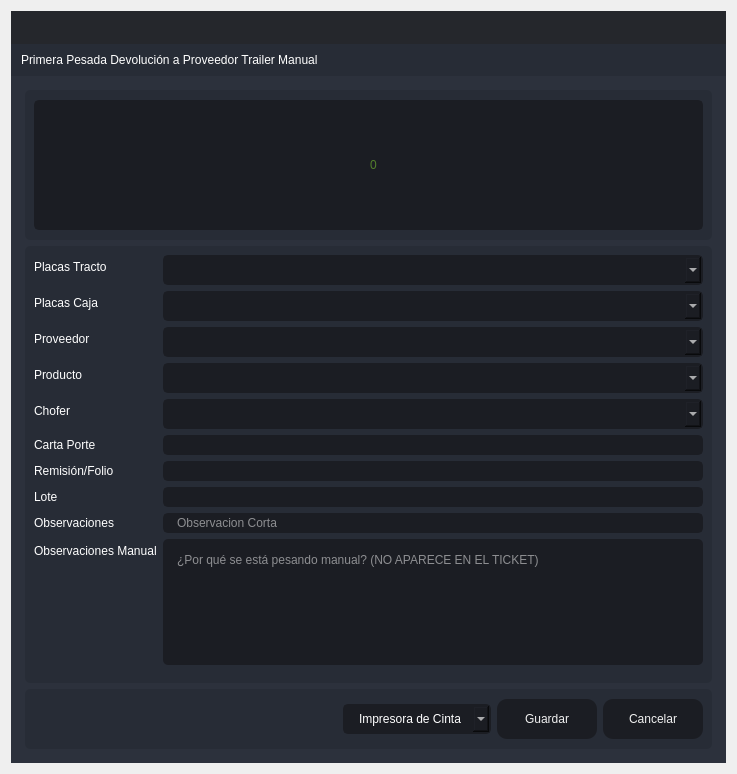
<?xml version="1.0" encoding="UTF-8"?>
<ui version="4.0">
 <class>PrimeraPTA</class>
 <widget class="QDialog" name="PrimeraPTA">
  <property name="windowModality">
   <enum>Qt::ApplicationModal</enum>
  </property>
  <property name="geometry">
   <rect>
    <x>0</x>
    <y>0</y>
    <width>737</width>
    <height>774</height>
   </rect>
  </property>
  <property name="minimumSize">
   <size>
    <width>737</width>
    <height>774</height>
   </size>
  </property>
  <property name="maximumSize">
   <size>
    <width>737</width>
    <height>774</height>
   </size>
  </property>
  <property name="windowTitle">
   <string>Primera Pesada Devolución a Proveedor Trailer Manual</string>
  </property>
  <layout class="QVBoxLayout" name="verticalLayout_6">
   <item>
    <widget class="QFrame" name="frame_main">
     <property name="styleSheet">
      <string notr="true">/* LINE EDIT */
QLineEdit {
	background-color: rgb(27, 29, 35);
	border-radius: 5px;
	border: 2px solid rgb(27, 29, 35);
	padding-left: 10px;
}
QLineEdit:hover {
	border: 2px solid rgb(64, 71, 88);
}
QLineEdit:focus {
	border: 2px solid rgb(91, 101, 124);
}

/* SCROLL BARS */
QScrollBar:horizontal {
    border: none;
    background: rgb(52, 59, 72);
    height: 14px;
    margin: 0px 21px 0 21px;
	border-radius: 0px;
}
QScrollBar::handle:horizontal {
    background: rgb(85, 170, 255);
    min-width: 25px;
	border-radius: 7px
}
QScrollBar::add-line:horizontal {
    border: none;
    background: rgb(55, 63, 77);
    width: 20px;
	border-top-right-radius: 7px;
    border-bottom-right-radius: 7px;
    subcontrol-position: right;
    subcontrol-origin: margin;
}
QScrollBar::sub-line:horizontal {
    border: none;
    background: rgb(55, 63, 77);
    width: 20px;
	border-top-left-radius: 7px;
    border-bottom-left-radius: 7px;
    subcontrol-position: left;
    subcontrol-origin: margin;
}
QScrollBar::up-arrow:horizontal, QScrollBar::down-arrow:horizontal
{
     background: none;
}
QScrollBar::add-page:horizontal, QScrollBar::sub-page:horizontal
{
     background: none;
}
 QScrollBar:vertical {
	border: none;
    background: rgb(52, 59, 72);
    width: 14px;
    margin: 21px 0 21px 0;
	border-radius: 0px;
 }
 QScrollBar::handle:vertical {	
	background: rgb(85, 170, 255);
    min-height: 25px;
	border-radius: 7px
 }
 QScrollBar::add-line:vertical {
     border: none;
    background: rgb(55, 63, 77);
     height: 20px;
	border-bottom-left-radius: 7px;
    border-bottom-right-radius: 7px;
     subcontrol-position: bottom;
     subcontrol-origin: margin;
 }
 QScrollBar::sub-line:vertical {
	border: none;
    background: rgb(55, 63, 77);
     height: 20px;
	border-top-left-radius: 7px;
    border-top-right-radius: 7px;
     subcontrol-position: top;
     subcontrol-origin: margin;
 }
 QScrollBar::up-arrow:vertical, QScrollBar::down-arrow:vertical {
     background: none;
 }

 QScrollBar::add-page:vertical, QScrollBar::sub-page:vertical {
     background: none;
 }

/* CHECKBOX */
QCheckBox::indicator {
    border: 3px solid rgb(52, 59, 72);
	width: 15px;
	height: 15px;
	border-radius: 10px;
    background: rgb(44, 49, 60);
}
QCheckBox::indicator:hover {
    border: 3px solid rgb(58, 66, 81);
}
QCheckBox::indicator:checked {
    background: 3px solid rgb(52, 59, 72);
	border: 3px solid rgb(52, 59, 72);	
	background-image: url(:/16x16/icons/16x16/cil-check-alt.png);
}

/* RADIO BUTTON */
QRadioButton::indicator {
    border: 3px solid rgb(52, 59, 72);
	width: 15px;
	height: 15px;
	border-radius: 10px;
    background: rgb(44, 49, 60);
}
QRadioButton::indicator:hover {
    border: 3px solid rgb(58, 66, 81);
}
QRadioButton::indicator:checked {
    background: 3px solid rgb(94, 106, 130);
	border: 3px solid rgb(52, 59, 72);	
}

/* COMBOBOX */
QComboBox{
	background-color: rgb(27, 29, 35);
	border-radius: 5px;
	border: 2px solid rgb(27, 29, 35);
	padding: 5px;
	padding-left: 10px;
}
QComboBox:hover{
	border: 2px solid rgb(64, 71, 88);
}
QComboBox::drop-down {
	subcontrol-origin: padding;
	subcontrol-position: top right;
	width: 25px; 
	border-left-width: 3px;
	border-left-color: rgba(39, 44, 54, 150);
	border-left-style: solid;
	border-top-right-radius: 3px;
	border-bottom-right-radius: 3px;	
	background-image: url(:/16x16/icons/16x16/cil-arrow-bottom.png);
	background-position: center;
	background-repeat: no-reperat;
 }
QComboBox QAbstractItemView {
	color: rgb(85, 170, 255);	
	background-color: rgb(27, 29, 35);
	padding: 10px;
	selection-background-color: rgb(39, 44, 54);
}

/* SLIDERS */
QSlider::groove:horizontal {
    border-radius: 9px;
    height: 18px;
	margin: 0px;
	background-color: rgb(52, 59, 72);
}
QSlider::groove:horizontal:hover {
	background-color: rgb(55, 62, 76);
}
QSlider::handle:horizontal {
    background-color: rgb(85, 170, 255);
    border: none;
    height: 18px;
    width: 18px;
    margin: 0px;
	border-radius: 9px;
}
QSlider::handle:horizontal:hover {
    background-color: rgb(105, 180, 255);
}
QSlider::handle:horizontal:pressed {
    background-color: rgb(65, 130, 195);
}

QSlider::groove:vertical {
    border-radius: 9px;
    width: 18px;
    margin: 0px;
	background-color: rgb(52, 59, 72);
}
QSlider::groove:vertical:hover {
	background-color: rgb(55, 62, 76);
}
QSlider::handle:vertical {
    background-color: rgb(85, 170, 255);
	border: none;
    height: 18px;
    width: 18px;
    margin: 0px;
	border-radius: 9px;
}
QSlider::handle:vertical:hover {
    background-color: rgb(105, 180, 255);
}
QSlider::handle:vertical:pressed {
    background-color: rgb(65, 130, 195);
}

</string>
     </property>
     <property name="frameShape">
      <enum>QFrame::NoFrame</enum>
     </property>
     <property name="frameShadow">
      <enum>QFrame::Raised</enum>
     </property>
     <layout class="QVBoxLayout" name="verticalLayout">
      <property name="spacing">
       <number>0</number>
      </property>
      <property name="leftMargin">
       <number>0</number>
      </property>
      <property name="topMargin">
       <number>0</number>
      </property>
      <property name="rightMargin">
       <number>0</number>
      </property>
      <property name="bottomMargin">
       <number>0</number>
      </property>
      <item>
       <widget class="QFrame" name="frame_top">
        <property name="minimumSize">
         <size>
          <width>0</width>
          <height>65</height>
         </size>
        </property>
        <property name="maximumSize">
         <size>
          <width>16777215</width>
          <height>65</height>
         </size>
        </property>
        <property name="styleSheet">
         <string notr="true">background-color: transparent;</string>
        </property>
        <property name="frameShape">
         <enum>QFrame::NoFrame</enum>
        </property>
        <property name="frameShadow">
         <enum>QFrame::Raised</enum>
        </property>
        <layout class="QHBoxLayout" name="horizontalLayout_3">
         <property name="spacing">
          <number>0</number>
         </property>
         <property name="leftMargin">
          <number>0</number>
         </property>
         <property name="topMargin">
          <number>0</number>
         </property>
         <property name="rightMargin">
          <number>0</number>
         </property>
         <property name="bottomMargin">
          <number>0</number>
         </property>
         <item>
          <widget class="QFrame" name="frame_toggle">
           <property name="maximumSize">
            <size>
             <width>70</width>
             <height>16777215</height>
            </size>
           </property>
           <property name="styleSheet">
            <string notr="true">background-color: rgb(27, 29, 35);</string>
           </property>
           <property name="frameShape">
            <enum>QFrame::NoFrame</enum>
           </property>
           <property name="frameShadow">
            <enum>QFrame::Raised</enum>
           </property>
           <layout class="QVBoxLayout" name="verticalLayout_3">
            <property name="spacing">
             <number>0</number>
            </property>
            <property name="leftMargin">
             <number>0</number>
            </property>
            <property name="topMargin">
             <number>0</number>
            </property>
            <property name="rightMargin">
             <number>0</number>
            </property>
            <property name="bottomMargin">
             <number>0</number>
            </property>
           </layout>
          </widget>
         </item>
         <item>
          <widget class="QFrame" name="frame_top_right">
           <property name="styleSheet">
            <string notr="true">background: transparent;</string>
           </property>
           <property name="frameShape">
            <enum>QFrame::NoFrame</enum>
           </property>
           <property name="frameShadow">
            <enum>QFrame::Raised</enum>
           </property>
           <layout class="QVBoxLayout" name="verticalLayout_2">
            <property name="spacing">
             <number>0</number>
            </property>
            <property name="leftMargin">
             <number>0</number>
            </property>
            <property name="topMargin">
             <number>0</number>
            </property>
            <property name="rightMargin">
             <number>0</number>
            </property>
            <property name="bottomMargin">
             <number>0</number>
            </property>
            <item>
             <widget class="QFrame" name="frame_top_btns">
              <property name="maximumSize">
               <size>
                <width>16777215</width>
                <height>42</height>
               </size>
              </property>
              <property name="styleSheet">
               <string notr="true">background-color: rgba(27, 29, 35, 200)</string>
              </property>
              <property name="frameShape">
               <enum>QFrame::NoFrame</enum>
              </property>
              <property name="frameShadow">
               <enum>QFrame::Raised</enum>
              </property>
              <layout class="QHBoxLayout" name="horizontalLayout_4">
               <property name="spacing">
                <number>0</number>
               </property>
               <property name="leftMargin">
                <number>0</number>
               </property>
               <property name="topMargin">
                <number>0</number>
               </property>
               <property name="rightMargin">
                <number>0</number>
               </property>
               <property name="bottomMargin">
                <number>0</number>
               </property>
               <item>
                <widget class="QFrame" name="frame_label_top_btns">
                 <property name="sizePolicy">
                  <sizepolicy hsizetype="Expanding" vsizetype="Preferred">
                   <horstretch>0</horstretch>
                   <verstretch>0</verstretch>
                  </sizepolicy>
                 </property>
                 <property name="frameShape">
                  <enum>QFrame::NoFrame</enum>
                 </property>
                 <property name="frameShadow">
                  <enum>QFrame::Raised</enum>
                 </property>
                 <layout class="QHBoxLayout" name="horizontalLayout_10">
                  <property name="spacing">
                   <number>0</number>
                  </property>
                  <property name="leftMargin">
                   <number>5</number>
                  </property>
                  <property name="topMargin">
                   <number>0</number>
                  </property>
                  <property name="rightMargin">
                   <number>10</number>
                  </property>
                  <property name="bottomMargin">
                   <number>0</number>
                  </property>
                 </layout>
                </widget>
               </item>
               <item alignment="Qt::AlignRight">
                <widget class="QFrame" name="frame_btns_right">
                 <property name="sizePolicy">
                  <sizepolicy hsizetype="Expanding" vsizetype="Preferred">
                   <horstretch>0</horstretch>
                   <verstretch>0</verstretch>
                  </sizepolicy>
                 </property>
                 <property name="maximumSize">
                  <size>
                   <width>120</width>
                   <height>16777215</height>
                  </size>
                 </property>
                 <property name="frameShape">
                  <enum>QFrame::NoFrame</enum>
                 </property>
                 <property name="frameShadow">
                  <enum>QFrame::Raised</enum>
                 </property>
                 <layout class="QHBoxLayout" name="horizontalLayout_5">
                  <property name="spacing">
                   <number>0</number>
                  </property>
                  <property name="leftMargin">
                   <number>0</number>
                  </property>
                  <property name="topMargin">
                   <number>0</number>
                  </property>
                  <property name="rightMargin">
                   <number>0</number>
                  </property>
                  <property name="bottomMargin">
                   <number>0</number>
                  </property>
                 </layout>
                </widget>
               </item>
              </layout>
             </widget>
            </item>
            <item>
             <widget class="QFrame" name="frame_top_info">
              <property name="maximumSize">
               <size>
                <width>16777215</width>
                <height>65</height>
               </size>
              </property>
              <property name="styleSheet">
               <string notr="true">background-color: rgb(39, 44, 54);</string>
              </property>
              <property name="frameShape">
               <enum>QFrame::NoFrame</enum>
              </property>
              <property name="frameShadow">
               <enum>QFrame::Raised</enum>
              </property>
              <layout class="QHBoxLayout" name="horizontalLayout_8">
               <property name="spacing">
                <number>0</number>
               </property>
               <property name="leftMargin">
                <number>10</number>
               </property>
               <property name="topMargin">
                <number>0</number>
               </property>
               <property name="rightMargin">
                <number>10</number>
               </property>
               <property name="bottomMargin">
                <number>0</number>
               </property>
               <item>
                <widget class="QLabel" name="label">
                 <property name="styleSheet">
                  <string notr="true">font: 75 16pt &quot;MS Shell Dlg 2&quot;;
color: rgb(255, 255, 255);</string>
                 </property>
                 <property name="text">
                  <string>Primera Pesada Devolución a Proveedor Trailer Manual</string>
                 </property>
                </widget>
               </item>
              </layout>
             </widget>
            </item>
           </layout>
          </widget>
         </item>
        </layout>
       </widget>
      </item>
      <item>
       <widget class="QFrame" name="frame_center">
        <property name="sizePolicy">
         <sizepolicy hsizetype="Expanding" vsizetype="Expanding">
          <horstretch>0</horstretch>
          <verstretch>0</verstretch>
         </sizepolicy>
        </property>
        <property name="styleSheet">
         <string notr="true">background-color: rgb(40, 44, 52);</string>
        </property>
        <property name="frameShape">
         <enum>QFrame::NoFrame</enum>
        </property>
        <property name="frameShadow">
         <enum>QFrame::Raised</enum>
        </property>
        <layout class="QHBoxLayout" name="horizontalLayout_2">
         <property name="spacing">
          <number>0</number>
         </property>
         <property name="leftMargin">
          <number>0</number>
         </property>
         <property name="topMargin">
          <number>0</number>
         </property>
         <property name="rightMargin">
          <number>0</number>
         </property>
         <property name="bottomMargin">
          <number>0</number>
         </property>
         <item>
          <widget class="QFrame" name="frame_content_right">
           <property name="styleSheet">
            <string notr="true">background-color: rgb(44, 49, 60);</string>
           </property>
           <property name="frameShape">
            <enum>QFrame::NoFrame</enum>
           </property>
           <property name="frameShadow">
            <enum>QFrame::Raised</enum>
           </property>
           <layout class="QVBoxLayout" name="verticalLayout_4">
            <property name="spacing">
             <number>0</number>
            </property>
            <property name="leftMargin">
             <number>0</number>
            </property>
            <property name="topMargin">
             <number>0</number>
            </property>
            <property name="rightMargin">
             <number>0</number>
            </property>
            <property name="bottomMargin">
             <number>0</number>
            </property>
            <item>
             <widget class="QFrame" name="frame_content">
              <property name="frameShape">
               <enum>QFrame::NoFrame</enum>
              </property>
              <property name="frameShadow">
               <enum>QFrame::Raised</enum>
              </property>
              <layout class="QVBoxLayout" name="verticalLayout_9">
               <property name="spacing">
                <number>0</number>
               </property>
               <property name="leftMargin">
                <number>5</number>
               </property>
               <property name="topMargin">
                <number>5</number>
               </property>
               <property name="rightMargin">
                <number>5</number>
               </property>
               <property name="bottomMargin">
                <number>5</number>
               </property>
               <item>
                <widget class="QStackedWidget" name="stackedWidget">
                 <property name="styleSheet">
                  <string notr="true">background: transparent;</string>
                 </property>
                 <property name="currentIndex">
                  <number>0</number>
                 </property>
                 <widget class="QWidget" name="page_home">
                  <layout class="QVBoxLayout" name="verticalLayout_10">
                   <item>
                    <widget class="QFrame" name="frame_3">
                     <property name="minimumSize">
                      <size>
                       <width>0</width>
                       <height>150</height>
                      </size>
                     </property>
                     <property name="maximumSize">
                      <size>
                       <width>16777215</width>
                       <height>150</height>
                      </size>
                     </property>
                     <property name="styleSheet">
                      <string notr="true">background-color: rgb(39, 44, 54);
border-radius: 5px;</string>
                     </property>
                     <property name="frameShape">
                      <enum>QFrame::StyledPanel</enum>
                     </property>
                     <property name="frameShadow">
                      <enum>QFrame::Raised</enum>
                     </property>
                     <layout class="QVBoxLayout" name="verticalLayout_11">
                      <item>
                       <layout class="QVBoxLayout" name="verticalLayout_8">
                        <item>
                         <widget class="QLineEdit" name="Peso">
                          <property name="minimumSize">
                           <size>
                            <width>0</width>
                            <height>130</height>
                           </size>
                          </property>
                          <property name="maximumSize">
                           <size>
                            <width>16777215</width>
                            <height>130</height>
                           </size>
                          </property>
                          <property name="styleSheet">
                           <string notr="true">QLineEdit {
	background-color: rgb(27, 29, 35);
	border-radius: 5px;
	border: 2px solid rgb(27, 29, 35);
	padding-left: 10px;
	font: 75 80pt &quot;MS Shell Dlg 2&quot;;	
	color: rgb(138, 226, 52);
}
QLineEdit:hover {
	border: 2px solid rgb(64, 71, 88);
}
QLineEdit:focus {
	border: 2px solid rgb(91, 101, 124);
}</string>
                          </property>
                          <property name="alignment">
                           <set>Qt::AlignCenter</set>
                          </property>
                          <property name="placeholderText">
                           <string>0</string>
                          </property>
                         </widget>
                        </item>
                       </layout>
                      </item>
                     </layout>
                    </widget>
                   </item>
                   <item>
                    <widget class="QFrame" name="frame">
                     <property name="styleSheet">
                      <string notr="true">background-color: rgb(39, 44, 54);
border-radius: 5px;</string>
                     </property>
                     <property name="frameShape">
                      <enum>QFrame::StyledPanel</enum>
                     </property>
                     <property name="frameShadow">
                      <enum>QFrame::Raised</enum>
                     </property>
                     <layout class="QVBoxLayout" name="verticalLayout_5">
                      <item>
                       <layout class="QVBoxLayout" name="verticalLayout_12">
                        <item>
                         <layout class="QFormLayout" name="formLayout">
                          <item row="0" column="0">
                           <widget class="QLabel" name="label_2">
                            <property name="styleSheet">
                             <string notr="true">color: rgb(255, 255, 255);
font: 75 12pt &quot;MS Shell Dlg 2&quot;;</string>
                            </property>
                            <property name="text">
                             <string>Placas Tracto</string>
                            </property>
                           </widget>
                          </item>
                          <item row="0" column="1">
                           <widget class="QComboBox" name="comboBox_placas">
                            <property name="styleSheet">
                             <string notr="true">QComboBox{
	background-color: rgb(27, 29, 35);
	border-radius: 5px;
	border: 2px solid rgb(27, 29, 35);
	padding: 5px;
	padding-left: 14px;
	color: rgb(255, 255, 255);
    font: 75 12pt &quot;MS Shell Dlg 2&quot;;
}
QComboBox:hover{
	border: 2px solid rgb(64, 71, 88);
}
QComboBox QAbstractItemView {
	color: rgb(85, 170, 255);	
	background-color: rgb(27, 29, 35);
	padding: 10px;
	selection-background-color: rgb(39, 44, 54);
}</string>
                            </property>
                           </widget>
                          </item>
                          <item row="1" column="0">
                           <widget class="QLabel" name="label_9">
                            <property name="styleSheet">
                             <string notr="true">color: rgb(255, 255, 255);
font: 75 12pt &quot;MS Shell Dlg 2&quot;;</string>
                            </property>
                            <property name="text">
                             <string>Placas Caja</string>
                            </property>
                           </widget>
                          </item>
                          <item row="1" column="1">
                           <widget class="QComboBox" name="comboBox_PlacasCaja">
                            <property name="styleSheet">
                             <string notr="true">QComboBox{
	background-color: rgb(27, 29, 35);
	border-radius: 5px;
	border: 2px solid rgb(27, 29, 35);
	padding: 5px;
	padding-left: 14px;
	color: rgb(255, 255, 255);
    font: 75 12pt &quot;MS Shell Dlg 2&quot;;
}
QComboBox:hover{
	border: 2px solid rgb(64, 71, 88);
}
QComboBox QAbstractItemView {
	color: rgb(85, 170, 255);	
	background-color: rgb(27, 29, 35);
	padding: 10px;
	selection-background-color: rgb(39, 44, 54);
}</string>
                            </property>
                           </widget>
                          </item>
                          <item row="2" column="0">
                           <widget class="QLabel" name="label_3">
                            <property name="styleSheet">
                             <string notr="true">color: rgb(255, 255, 255);
font: 75 12pt &quot;MS Shell Dlg 2&quot;;</string>
                            </property>
                            <property name="text">
                             <string>Proveedor</string>
                            </property>
                           </widget>
                          </item>
                          <item row="2" column="1">
                           <widget class="QComboBox" name="comboBox_proveedor">
                            <property name="styleSheet">
                             <string notr="true">QComboBox{
	background-color: rgb(27, 29, 35);
	border-radius: 5px;
	border: 2px solid rgb(27, 29, 35);
	padding: 5px;
	padding-left: 14px;
	color: rgb(255, 255, 255);
    font: 75 12pt &quot;MS Shell Dlg 2&quot;;
}
QComboBox:hover{
	border: 2px solid rgb(64, 71, 88);
}
QComboBox QAbstractItemView {
	color: rgb(85, 170, 255);	
	background-color: rgb(27, 29, 35);
	padding: 10px;
	selection-background-color: rgb(39, 44, 54);
}</string>
                            </property>
                           </widget>
                          </item>
                          <item row="3" column="0">
                           <widget class="QLabel" name="label_5">
                            <property name="styleSheet">
                             <string notr="true">color: rgb(255, 255, 255);
font: 75 12pt &quot;MS Shell Dlg 2&quot;;</string>
                            </property>
                            <property name="text">
                             <string>Producto</string>
                            </property>
                           </widget>
                          </item>
                          <item row="3" column="1">
                           <widget class="QComboBox" name="comboBox_productos">
                            <property name="styleSheet">
                             <string notr="true">QComboBox{
	background-color: rgb(27, 29, 35);
	border-radius: 5px;
	border: 2px solid rgb(27, 29, 35);
	padding: 5px;
	padding-left: 14px;
	color: rgb(255, 255, 255);
    font: 75 12pt &quot;MS Shell Dlg 2&quot;;
}
QComboBox:hover{
	border: 2px solid rgb(64, 71, 88);
}
QComboBox QAbstractItemView {
	color: rgb(85, 170, 255);	
	background-color: rgb(27, 29, 35);
	padding: 10px;
	selection-background-color: rgb(39, 44, 54);
}</string>
                            </property>
                           </widget>
                          </item>
                          <item row="4" column="0">
                           <widget class="QLabel" name="label_6">
                            <property name="styleSheet">
                             <string notr="true">color: rgb(255, 255, 255);
font: 75 12pt &quot;MS Shell Dlg 2&quot;;</string>
                            </property>
                            <property name="text">
                             <string>Chofer</string>
                            </property>
                           </widget>
                          </item>
                          <item row="4" column="1">
                           <widget class="QComboBox" name="comboBox_operador">
                            <property name="styleSheet">
                             <string notr="true">QComboBox{
	background-color: rgb(27, 29, 35);
	border-radius: 5px;
	border: 2px solid rgb(27, 29, 35);
	padding: 5px;
	padding-left: 14px;
	color: rgb(255, 255, 255);
    font: 75 12pt &quot;MS Shell Dlg 2&quot;;
}
QComboBox:hover{
	border: 2px solid rgb(64, 71, 88);
}
QComboBox QAbstractItemView {
	color: rgb(85, 170, 255);	
	background-color: rgb(27, 29, 35);
	padding: 10px;
	selection-background-color: rgb(39, 44, 54);
}</string>
                            </property>
                           </widget>
                          </item>
                          <item row="5" column="0">
                           <widget class="QLabel" name="label_8">
                            <property name="styleSheet">
                             <string notr="true">color: rgb(255, 255, 255);
font: 75 12pt &quot;MS Shell Dlg 2&quot;;</string>
                            </property>
                            <property name="text">
                             <string>Carta Porte</string>
                            </property>
                           </widget>
                          </item>
                          <item row="5" column="1">
                           <widget class="QLineEdit" name="cartaporte">
                            <property name="styleSheet">
                             <string notr="true">QLineEdit {
	background-color: rgb(27, 29, 35);
	border-radius: 5px;
	border: 2px solid rgb(27, 29, 35);
	padding-left: 10px;
	font: 75 12pt &quot;MS Shell Dlg 2&quot;;
	color: rgb(255, 255, 255);
}
QLineEdit:hover {
	border: 2px solid rgb(64, 71, 88);
}
QLineEdit:focus {
	border: 2px solid rgb(91, 101, 124);
}</string>
                            </property>
                           </widget>
                          </item>
                          <item row="6" column="0">
                           <widget class="QLabel" name="label_10">
                            <property name="styleSheet">
                             <string notr="true">color: rgb(255, 255, 255);
font: 75 12pt &quot;MS Shell Dlg 2&quot;;</string>
                            </property>
                            <property name="text">
                             <string>Remisión/Folio</string>
                            </property>
                           </widget>
                          </item>
                          <item row="6" column="1">
                           <widget class="QLineEdit" name="folio">
                            <property name="styleSheet">
                             <string notr="true">QLineEdit {
	background-color: rgb(27, 29, 35);
	border-radius: 5px;
	border: 2px solid rgb(27, 29, 35);
	padding-left: 10px;
	font: 75 12pt &quot;MS Shell Dlg 2&quot;;
	color: rgb(255, 255, 255);
}
QLineEdit:hover {
	border: 2px solid rgb(64, 71, 88);
}
QLineEdit:focus {
	border: 2px solid rgb(91, 101, 124);
}</string>
                            </property>
                           </widget>
                          </item>
                          <item row="7" column="0">
                           <widget class="QLabel" name="label_4">
                            <property name="styleSheet">
                             <string notr="true">color: rgb(255, 255, 255);
font: 75 12pt &quot;MS Shell Dlg 2&quot;;</string>
                            </property>
                            <property name="text">
                             <string>Lote</string>
                            </property>
                           </widget>
                          </item>
                          <item row="7" column="1">
                           <widget class="QLineEdit" name="lote">
                            <property name="styleSheet">
                             <string notr="true">QLineEdit {
	background-color: rgb(27, 29, 35);
	border-radius: 5px;
	border: 2px solid rgb(27, 29, 35);
	padding-left: 10px;
	font: 75 12pt &quot;MS Shell Dlg 2&quot;;
	color: rgb(255, 255, 255);
}
QLineEdit:hover {
	border: 2px solid rgb(64, 71, 88);
}
QLineEdit:focus {
	border: 2px solid rgb(91, 101, 124);
}</string>
                            </property>
                           </widget>
                          </item>
                          <item row="8" column="0">
                           <widget class="QLabel" name="label_7">
                            <property name="styleSheet">
                             <string notr="true">color: rgb(255, 255, 255);
font: 75 12pt &quot;MS Shell Dlg 2&quot;;</string>
                            </property>
                            <property name="text">
                             <string>Observaciones</string>
                            </property>
                           </widget>
                          </item>
                          <item row="8" column="1">
                           <widget class="QLineEdit" name="observaciones">
                            <property name="styleSheet">
                             <string notr="true">QLineEdit {
	background-color: rgb(27, 29, 35);
	border-radius: 5px;
	border: 2px solid rgb(27, 29, 35);
	padding-left: 10px;
	font: 75 12pt &quot;MS Shell Dlg 2&quot;;
	color: rgb(255, 255, 255);
}
QLineEdit:hover {
	border: 2px solid rgb(64, 71, 88);
}
QLineEdit:focus {
	border: 2px solid rgb(91, 101, 124);
}</string>
                            </property>
                            <property name="maxLength">
                             <number>125</number>
                            </property>
                            <property name="placeholderText">
                             <string>Observacion Corta</string>
                            </property>
                           </widget>
                          </item>
                          <item row="9" column="0">
                           <widget class="QLabel" name="label_11">
                            <property name="styleSheet">
                             <string notr="true">color: rgb(255, 255, 255);
font: 75 12pt &quot;MS Shell Dlg 2&quot;;</string>
                            </property>
                            <property name="text">
                             <string>Observaciones Manual</string>
                            </property>
                           </widget>
                          </item>
                          <item row="9" column="1">
                           <widget class="QPlainTextEdit" name="Observaciones_Manual">
                            <property name="styleSheet">
                             <string notr="true">QPlainTextEdit {
	background-color: rgb(27, 29, 35);
	border-radius: 5px;
	padding: 10px;
    color: rgb(255, 255, 255);
	font: 75 12pt &quot;MS Shell Dlg 2&quot;;
}
QPlainTextEdit:hover {
	border: 2px solid rgb(64, 71, 88);
}
QPlainTextEdit:focus {
	border: 2px solid rgb(91, 101, 124);
}</string>
                            </property>
                            <property name="placeholderText">
                             <string>¿Por qué se está pesando manual? (NO APARECE EN EL TICKET)</string>
                            </property>
                           </widget>
                          </item>
                          <item row="10" column="0">
                           <widget class="Line" name="line">
                            <property name="orientation">
                             <enum>Qt::Horizontal</enum>
                            </property>
                           </widget>
                          </item>
                         </layout>
                        </item>
                       </layout>
                      </item>
                     </layout>
                    </widget>
                   </item>
                   <item>
                    <widget class="QFrame" name="frame_2">
                     <property name="minimumSize">
                      <size>
                       <width>0</width>
                       <height>60</height>
                      </size>
                     </property>
                     <property name="maximumSize">
                      <size>
                       <width>16777215</width>
                       <height>60</height>
                      </size>
                     </property>
                     <property name="styleSheet">
                      <string notr="true">background-color: rgb(39, 44, 54);
border-radius: 5px;</string>
                     </property>
                     <property name="frameShape">
                      <enum>QFrame::StyledPanel</enum>
                     </property>
                     <property name="frameShadow">
                      <enum>QFrame::Raised</enum>
                     </property>
                     <layout class="QHBoxLayout" name="horizontalLayout_9">
                      <item>
                       <layout class="QGridLayout" name="gridLayout">
                        <item row="0" column="0">
                         <spacer name="horizontalSpacer">
                          <property name="orientation">
                           <enum>Qt::Horizontal</enum>
                          </property>
                          <property name="sizeHint" stdset="0">
                           <size>
                            <width>40</width>
                            <height>20</height>
                           </size>
                          </property>
                         </spacer>
                        </item>
                        <item row="0" column="2">
                         <widget class="QPushButton" name="btn_guardar">
                          <property name="minimumSize">
                           <size>
                            <width>100</width>
                            <height>40</height>
                           </size>
                          </property>
                          <property name="styleSheet">
                           <string notr="true">QPushButton {
	border-color: rgb(27, 29, 35);
	font: 75 10pt &quot;MS Shell Dlg 2&quot;;
	color: rgb(240, 240, 240);
	background-color: rgb(27, 29, 35);
	border: 0px solid;
	border-radius: 10px;	
}
QPushButton:hover {
	background-color:rgb(44, 49, 60);
	border-color: rgb(27, 29, 35);
	border: 2px solid;
}</string>
                          </property>
                          <property name="text">
                           <string>Guardar</string>
                          </property>
                         </widget>
                        </item>
                        <item row="0" column="3">
                         <widget class="QPushButton" name="btnr">
                          <property name="minimumSize">
                           <size>
                            <width>100</width>
                            <height>40</height>
                           </size>
                          </property>
                          <property name="styleSheet">
                           <string notr="true">QPushButton {
	border-color: rgb(27, 29, 35);
	font: 75 10pt &quot;MS Shell Dlg 2&quot;;
	color: rgb(240, 240, 240);
	background-color: rgb(27, 29, 35);
	border: 0px solid;
	border-radius: 10px;	
}
QPushButton:hover {
	background-color:rgb(44, 49, 60);
	border-color: rgb(27, 29, 35);
	border: 2px solid;
}</string>
                          </property>
                          <property name="text">
                           <string>Cancelar</string>
                          </property>
                         </widget>
                        </item>
                        <item row="0" column="1">
                         <widget class="QComboBox" name="comboBox_impresora">
                          <property name="styleSheet">
                           <string notr="true">QComboBox{
	background-color: rgb(27, 29, 35);
	border-radius: 5px;
	border: 2px solid rgb(27, 29, 35);
	padding: 5px;
	padding-left: 14px;
	color: rgb(255, 255, 255);
    font: 75 12pt &quot;MS Shell Dlg 2&quot;;
}
QComboBox:hover{
	border: 2px solid rgb(64, 71, 88);
}
QComboBox QAbstractItemView {
	color: rgb(85, 170, 255);	
	background-color: rgb(27, 29, 35);
	padding: 10px;
	selection-background-color: rgb(39, 44, 54);
}</string>
                          </property>
                          <item>
                           <property name="text">
                            <string>Impresora de Cinta</string>
                           </property>
                          </item>
                          <item>
                           <property name="text">
                            <string>Impresora Windows</string>
                           </property>
                          </item>
                         </widget>
                        </item>
                       </layout>
                      </item>
                     </layout>
                    </widget>
                   </item>
                  </layout>
                 </widget>
                </widget>
               </item>
              </layout>
             </widget>
            </item>
           </layout>
          </widget>
         </item>
        </layout>
       </widget>
      </item>
     </layout>
    </widget>
   </item>
  </layout>
 </widget>
 <resources/>
 <connections/>
</ui>
